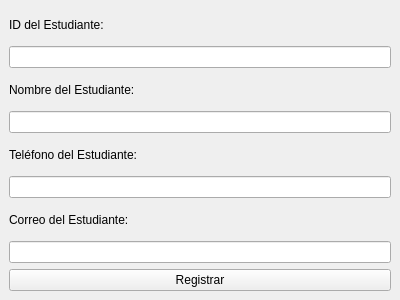
<?xml version="1.0" encoding="UTF-8"?>
<ui version="4.0">
 <class>RegistrarEstudianteWindow</class>
 <widget class="QMainWindow" name="RegistrarEstudianteWindow">
  <property name="geometry">
   <rect>
    <x>100</x>
    <y>100</y>
    <width>400</width>
    <height>300</height>
   </rect>
  </property>
  <property name="windowTitle">
   <string>Registrar Estudiante</string>
  </property>
  <widget class="QWidget" name="centralwidget">
   <layout class="QVBoxLayout" name="verticalLayout">
    <item>
     <widget class="QLabel" name="label_id">
      <property name="text">
       <string>ID del Estudiante:</string>
      </property>
     </widget>
    </item>
    <item>
     <widget class="QLineEdit" name="input_id"/>
    </item>
    <item>
     <widget class="QLabel" name="label_nombre">
      <property name="text">
       <string>Nombre del Estudiante:</string>
      </property>
     </widget>
    </item>
    <item>
     <widget class="QLineEdit" name="input_nombre"/>
    </item>
    <item>
     <widget class="QLabel" name="label_telefono">
      <property name="text">
       <string>Teléfono del Estudiante:</string>
      </property>
     </widget>
    </item>
    <item>
     <widget class="QLineEdit" name="input_telefono"/>
    </item>
    <item>
     <widget class="QLabel" name="label_correo">
      <property name="text">
       <string>Correo del Estudiante:</string>
      </property>
     </widget>
    </item>
    <item>
     <widget class="QLineEdit" name="input_correo"/>
    </item>
    <item>
     <widget class="QPushButton" name="button_guardar">
      <property name="text">
       <string>Registrar</string>
      </property>
     </widget>
    </item>
   </layout>
  </widget>
 </widget>
 <resources/>
 <connections/>
</ui>
